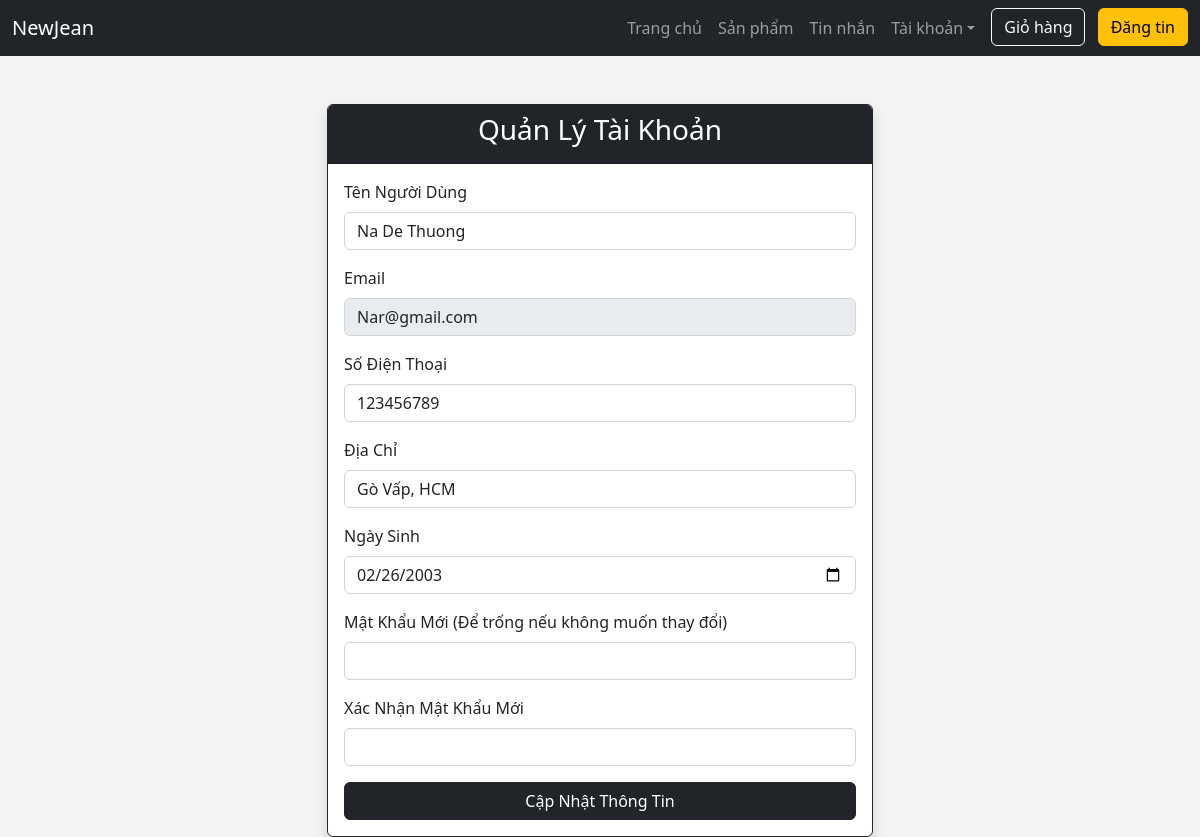
The app's page /qltaikhoan.php (signed in) with its own data.
### tables this page shows
CREATE TABLE `nguoidung` (
  `MaNguoiDung` int(11) NOT NULL,
  `TenNguoiDung` varchar(255) NOT NULL,
  `TenDangNhap` char(50) NOT NULL,
  `MatKhau` char(50) NOT NULL,
  `Email` char(50) NOT NULL,
  `SDT` int(11) NOT NULL,
  `DiaChi` char(255) NOT NULL,
  `NgaySinh` date NOT NULL,
  `Role` char(50) NOT NULL DEFAULT '1',
  `LastOnline` datetime DEFAULT current_timestamp(),
  `IsTyping` tinyint(4) DEFAULT 0,
  `TypingWith` int(11) DEFAULT NULL,
  `TypingProduct` int(11) DEFAULT NULL,
  `LastTypingUpdate` datetime DEFAULT NULL,
  `verification_code` varchar(255) DEFAULT NULL,
  `status` tinyint(4) DEFAULT 0
);

### qltaikhoan.php (the view, shortened to what this page needs)
<?php
$servername = "localhost";
$username = "root";
$password = "";
$dbname = "secondhandn";
$conn = new mysqli($servername, $username, $password, $dbname);
$user_id = $_SESSION['MaNguoiDung'];
$query = "SELECT * FROM nguoidung WHERE MaNguoiDung = ?";
$stmt = $conn->prepare($query);
$stmt->bind_param("i", $user_id);
$stmt->execute();
$result = $stmt->get_result();
$user = $result->fetch_assoc();
?>
<!DOCTYPE html>
<html lang="vi">
<head>
    <link href="https://cdn.jsdelivr.net/npm/bootstrap@5.2.3/dist/css/bootstrap.min.css" rel="stylesheet">
</head>
<body>
<nav class="navbar navbar-expand-lg navbar-dark bg-dark">
        <div class="container-fluid">
            <a class="navbar-brand" href="/bandocu1/index.php">NewJean</a>
            <div class="collapse navbar-collapse" id="navbarNav">
                <ul class="navbar-nav">
                    <li class="nav-item"><a class="nav-link" href="/bandocu1/index.php">Trang chủ</a></li>
                    <li class="nav-item"><a class="nav-link" href="/bandocu1/view/sanpham.php">Sản phẩm</a></li>
                    <li class="nav-item"><a class="nav-link" href="/bandocu1/tinnhan/tinnhan.php">Tin nhắn</a></li>
                    <li class="nav-item dropdown">
                        <a class="nav-link dropdown-toggle" href="#" id="accountDropdown" role="button"
                            data-bs-toggle="dropdown" aria-expanded="false">Tài khoản</a>
                    </li>
                    <div class="ms-2">
                        <a href="/bandocu1/view/giohang.php" class="btn btn-outline-light me-2">Giỏ hàng</a>
                        <a href="/bandocu1/dangtin/index.php" class="btn btn-warning">Đăng tin</a>
                    </div>
                </ul>
            </div>
        </div>
    </nav>
    <div class="container mt-5">
        <div class="row justify-content-center">
            <div class="col-md-6">
                <div class="card shadow">
                    <div class="card-header text-center" style="background-color: rgb(33,37,41); color: white;">
                        <h3>Quản Lý Tài Khoản</h3>
                    </div>
                    <div class="card-body">
                        <form method="POST" action="">
                            <div class="mb-3">
                                <label class="form-label">Tên Người Dùng</label>
                                <input type="text" class="form-control" name="ten_nguoi_dung"
                                       value="<?php echo htmlspecialchars($user['TenNguoiDung']); ?>" required>
                            </div>
                            <div class="mb-3">
                                <label class="form-label">Email</label>
                                <input type="email" class="form-control" name="email" disabled
                                       value="<?php echo htmlspecialchars($user['Email']); ?>" required>
                            </div>
                            <div class="mb-3">
                                <label class="form-label">Số Điện Thoại</label>
                                <input type="tel" class="form-control" name="sdt"
                                       value="<?php echo htmlspecialchars($user['SDT']); ?>" required>
                            </div>
                            <div class="mb-3">
                                <label class="form-label">Địa Chỉ</label>
                                <input type="text" class="form-control" name="dia_chi"
                                       value="<?php echo htmlspecialchars($user['DiaChi']); ?>" required>
                            </div>
                            <div class="mb-3">
                                <label class="form-label">Ngày Sinh</label>
                                <input type="date" class="form-control" name="ngay_sinh"
                                       value="<?php echo htmlspecialchars($user['NgaySinh']); ?>" required>
                            </div>
                            <div class="mb-3">
                                <label class="form-label">Mật Khẩu Mới (Để trống nếu không muốn thay đổi)</label>
                                <input type="password" class="form-control" name="new_password">
                            </div>
                            <div class="mb-3">
                                <label class="form-label">Xác Nhận Mật Khẩu Mới</label>
                                <input type="password" class="form-control" name="confirm_password">
                            </div>
                            <div class="d-grid">
                                <button type="submit" class="btn btn-primary">Cập Nhật Thông Tin</button>
                            </div>
                        </form>
                    </div>
                </div>
            </div>
        </div>
    </div>
</body>
</html>

### qltaikhoan.php (style rules this page uses)
body { background-color: #f4f4f4; }
.card { border-color: rgb(33,37,41); }
.btn-primary { background-color: rgb(33,37,41); border-color: rgb(33,37,41); }

### records on screen
nguoidung: ten_nguoi_dung "Na De Thuong", email "Nar@gmail.com", sdt "123456789", dia_chi "Gò Vấp, HCM", ngay_sinh "02/26/2003"
